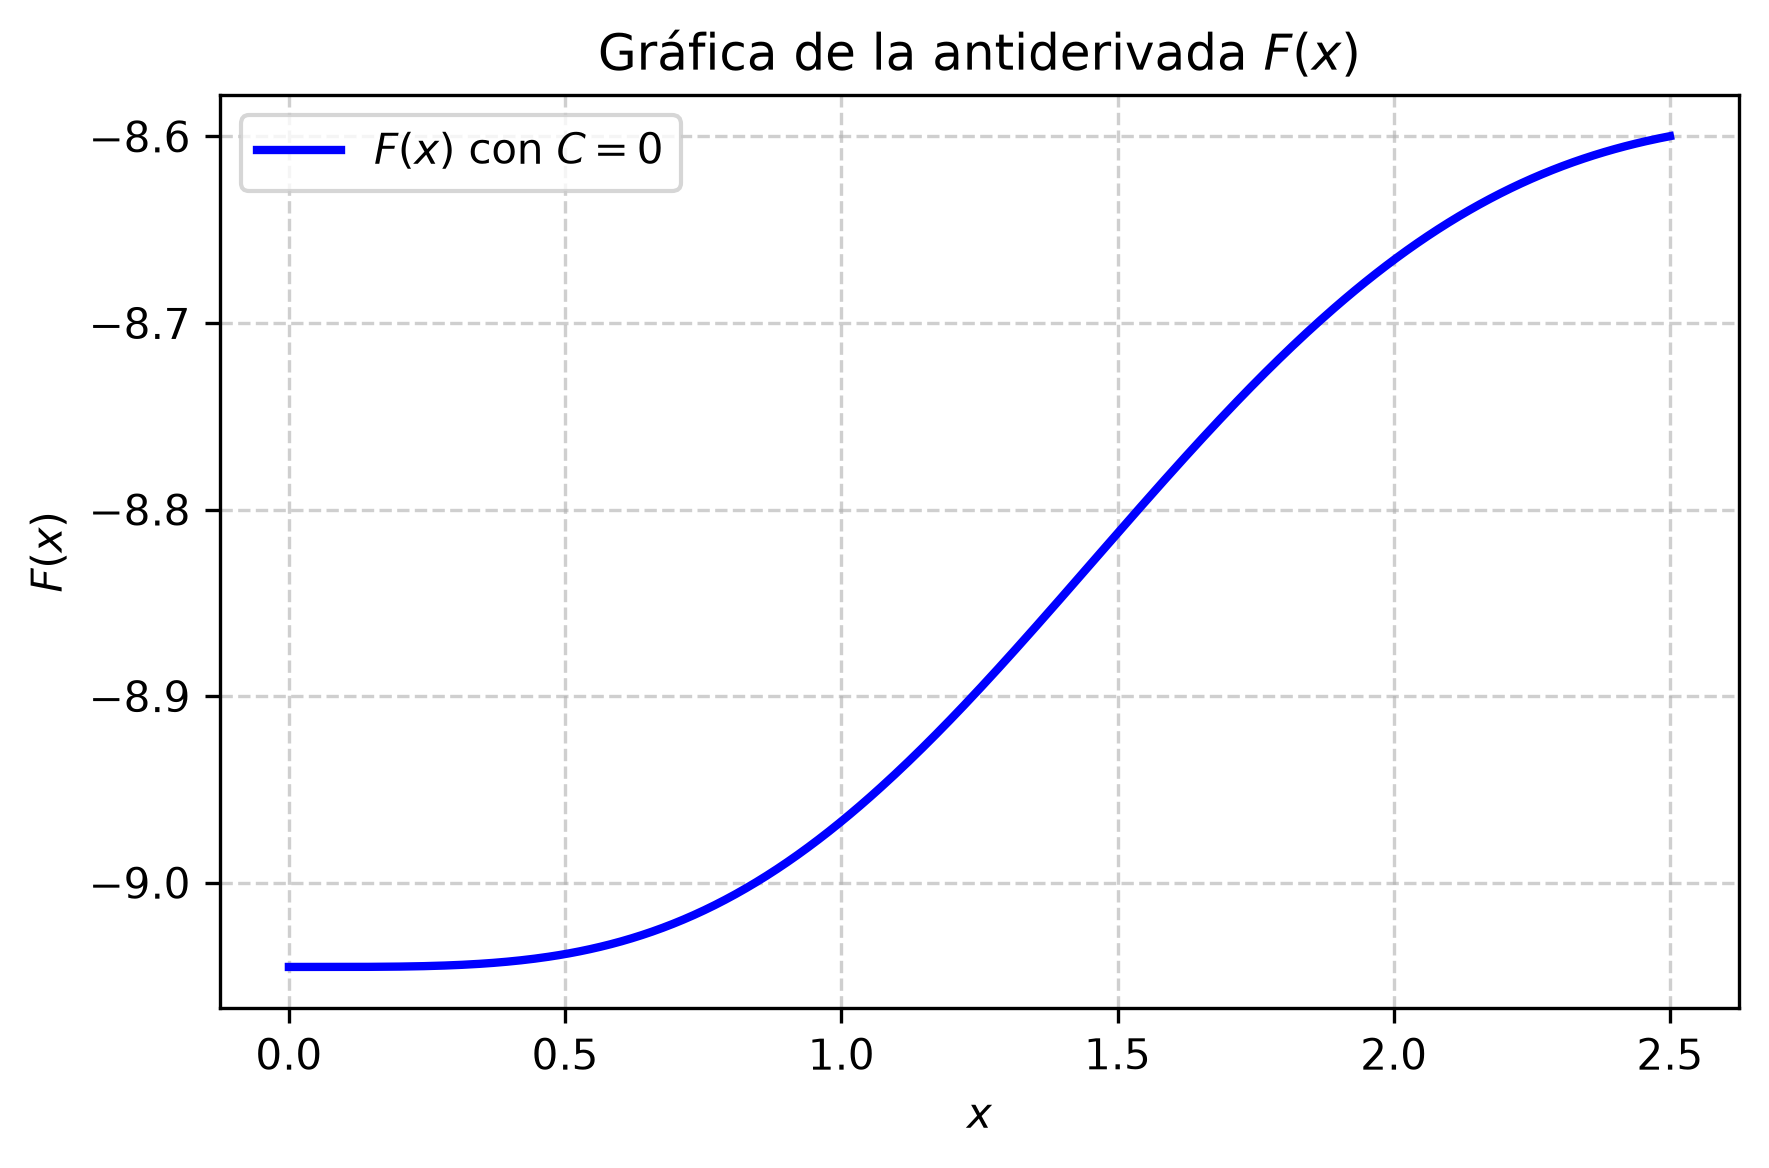

Generate this figure with Python:
import matplotlib
matplotlib.use('Agg')
import numpy as np
import matplotlib.pyplot as plt

# Definición del dominio para x
x = np.linspace(0, 2.5, 400)

# Antiderivada F(x) con C = 0
# F(x) = -0.5*cos(x)**2 - 3*cos(x) - 8*ln(|3 - cos(x)|)
F_x = -0.5 * np.cos(x)**2 - 3 * np.cos(x) - 8 * np.log(np.abs(3 - np.cos(x)))

plt.figure(figsize=(6, 4))
plt.plot(x, F_x, label=r'$F(x)$ con $C=0$', color='b', linewidth=2)
plt.title(r'Gráfica de la antiderivada $F(x)$')
plt.xlabel(r'$x$')
plt.ylabel(r'$F(x)$')
plt.grid(True, linestyle='--', alpha=0.6)
plt.legend(loc='best')
plt.tight_layout()

plt.savefig(r'semana_04/graficas/SEM04_P23_grafica.png', dpi=300, bbox_inches='tight')
plt.close()
